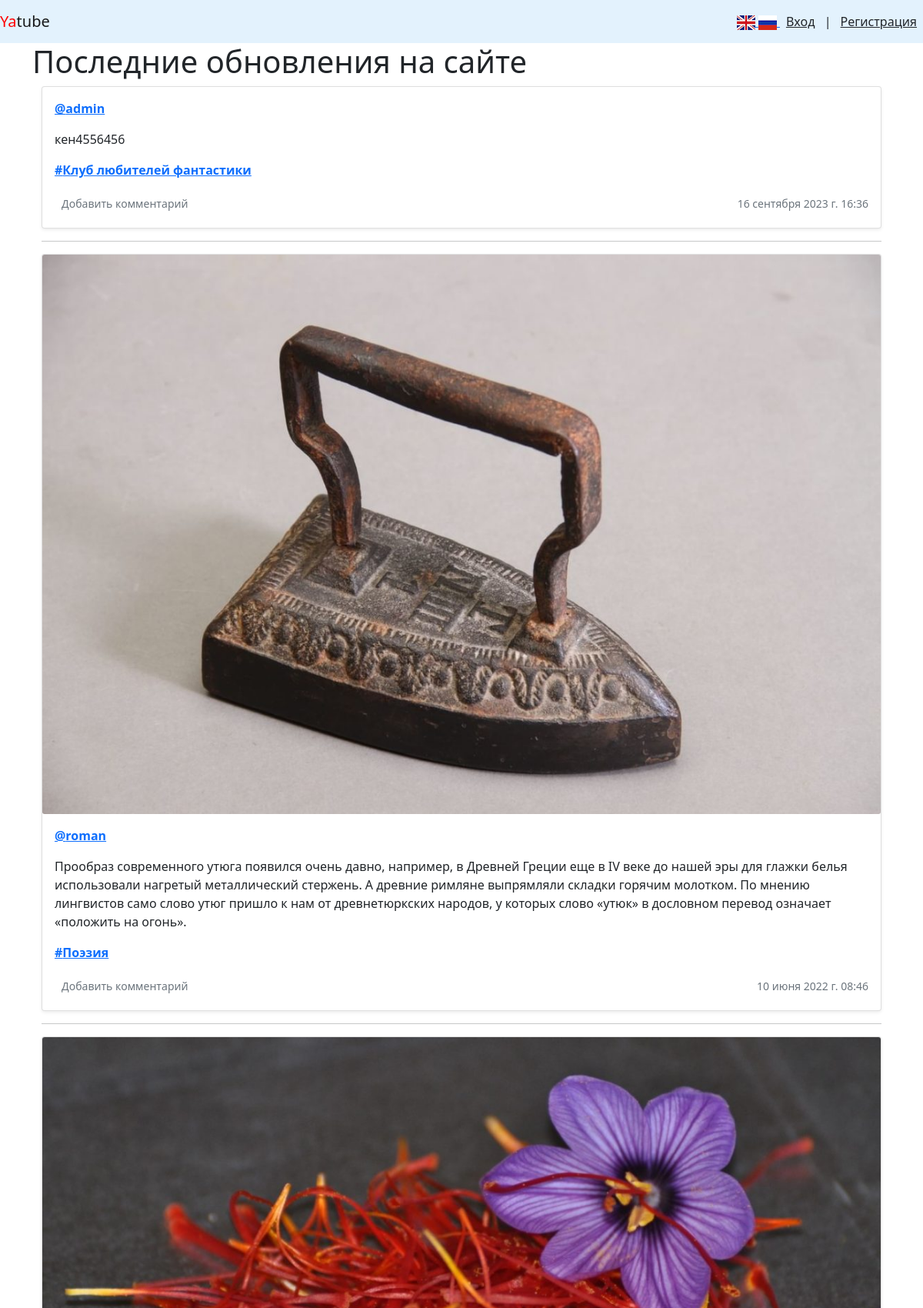
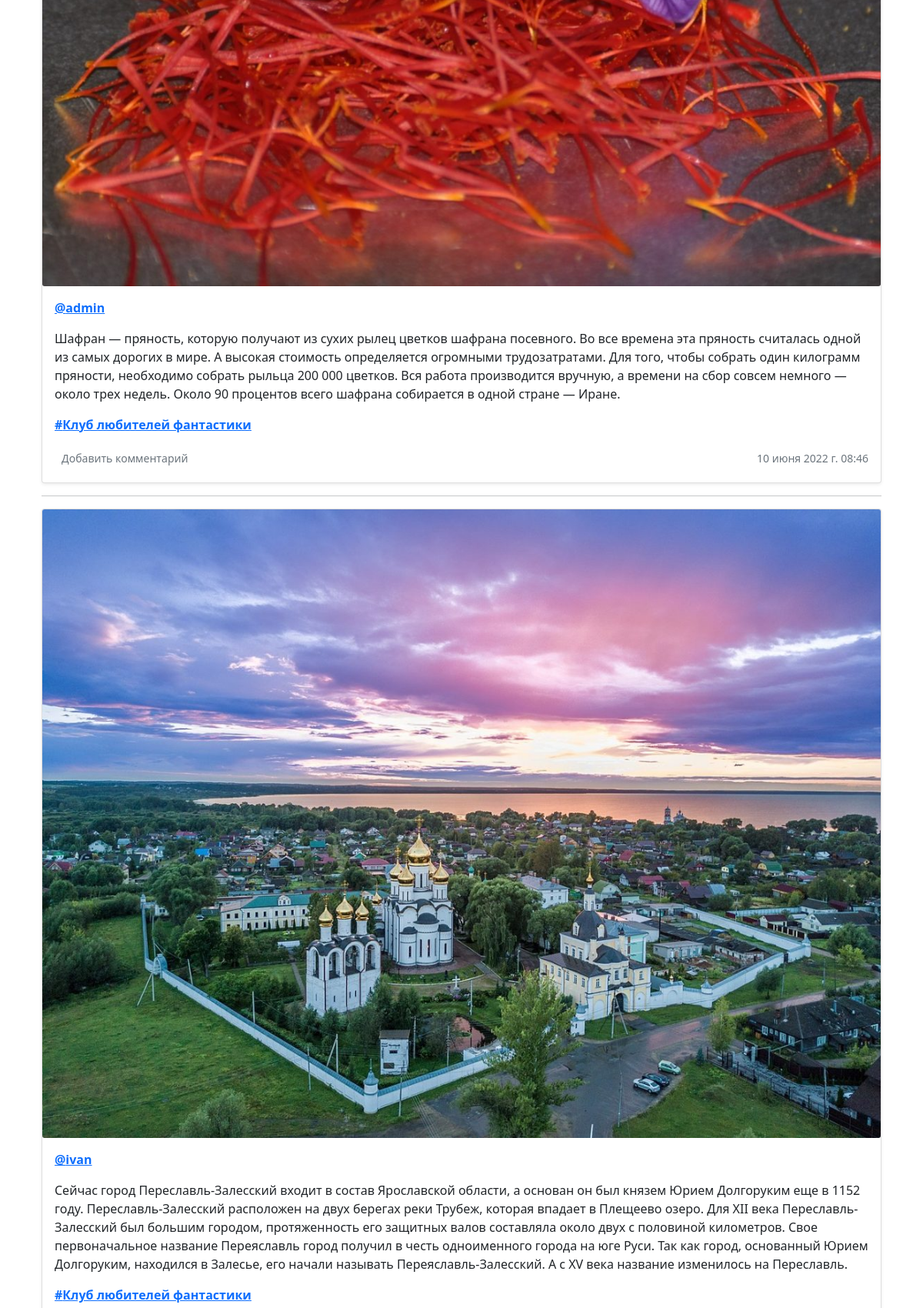
Page /ru/ (upper part) on the committed database (2 pictures, top to bottom).
### posts/models.py (models this page shows, shortened)
class Post(models.Model):
    text = models.TextField(verbose_name=_('Post text'))
    pub_date = models.DateTimeField(
        auto_now_add=True, verbose_name=_('Publication date'), db_index=True
    )
    author = models.ForeignKey(
        User,
        on_delete=models.CASCADE,
        related_name='posts',
        verbose_name=_('Author'),
    )
    group = models.ForeignKey(
        Group,
        on_delete=models.CASCADE,
        related_name='posts',
        null=True,
        blank=True,
        verbose_name=_('Community'),
    )
    image = models.ImageField(upload_to='posts/', blank=True, null=True, verbose_name=_('Image'))
    objects = models.Manager()  # The default manager.
    imaged_objects = ImagedManager()
    class Meta:
        verbose_name = _('Post')
        verbose_name_plural = _('Posts')
        ordering = ['-pub_date']

class Group(models.Model):
    title = models.CharField(max_length=200, verbose_name=_('Title'))
    slug = models.SlugField(unique=True)
    description = models.TextField(verbose_name=_('Description'))
    class Meta:
        verbose_name = _('Community')
        verbose_name_plural = _('Communities')

### posts/views.py (the view)
# urls.py: path('', views.index, name='index'),
@cache_page(20, key_prefix='index')
def index(request):
    posts = (
        Post.objects.select_related('author', 'group')
        .prefetch_related('comments')
        .all()
    )
    paginator = Paginator(posts, 5)
    page_number = request.GET.get('page')
    page = paginator.get_page(page_number)
    return render(
        request, 'index.html', {'page': page, 'paginator': paginator}
    )

### posts/context_processors.py (called while the page is built)
def time(request):
    now = dt.datetime.now().timestamp()
    return {"time": now}

### posts/templatetags/date_filters.py (called while the page is built)
@register.filter
def datetime_ru_long(value: dt) -> str:
    if not isinstance(value, dt):
        return str(value)
    month_name = months[int(value.strftime('%m')) - 1]
    return f"{value.strftime('%d')} {month_name} {value.strftime('%Y')} г. " \
           f"{value.strftime('%H:%M')}"

### posts/templatetags/i18n_switcher.py (called while the page is built)
@register.filter
def switch_i18n(request, language):
    return switch_lang_code(request.get_full_path(), language)

### posts/templatetags/switcher_lang.py (called while the page is built)
def switch_lang_code(path, language):
    lang_codes = [c for (c, name) in settings.LANGUAGES]
    if path == '':
        raise Exception('URL path for language switch is empty')
    elif path[0] != '/':
        raise Exception('URL path for language switch does not start with "/"')
    elif language not in lang_codes:
        raise Exception('%s is not a supported language code' % language)
    parts = path.split('/')
    if parts[1] in lang_codes:
        parts[1] = language
    else:
        parts[0] = "/" + language
    return '/'.join(parts)

### templates/index.html (shortened to what this page needs)
{% extends 'base.html' %}
{% load i18n %}
{% block header %}Последние обновления на сайте{% endblock %}
{% block content %}
    <div class="container">
        {% for post in page %}
            {% include 'include/_post.html' with post=post %}
            {% if not forloop.last %}<hr>{% endif %}
        {% endfor %}
    </div>
{% endblock %}

### templates/include/_post.html (shortened to what this page needs)
{% load date_filters %}
{% load thumbnail %}
{% load pluralize %}
<div class="card mb-3 mt-1 shadow-sm">
    {% thumbnail post.image "960x339" crop="center" upscale=True as im %}
        <img class="card-img" src="{{ im.url }}">
    {% endthumbnail %}
    <div class="card-body">
            <p class="card-text">
                <a href="{% url 'profile' username=post.author.username %}">
                    <strong class="d-block text-gray-dark">@{{ post.author.username }}</strong>
                </a>
                <p>
                    {{ post.text|linebreaksbr }}
                </p>
                {% if post.group %}
                    <a class="card-link muted" href="{% url 'group' post.group.slug %}">
                            <strong class="d-block text-gray-dark">#{{ post.group.title }}</strong>
                    </a>
                {% endif %}
            </p>
            <div class="d-flex justify-content-between align-items-center">
                <div class="btn-group ">
                    <a class="btn btn-sm text-muted" href="{% url 'post' post.author.username post.id %}" role="button">
                        {% if post.comments.exists and request.resolver_match.url_name != 'post' %}
                            {{ post.comments.count }} {{  post.comments.count | rupluralize:'комментарий,комментария,комментариев'}}
                        {% elif request.resolver_match.url_name != 'post' %}
                            Добавить комментарий
                        {% endif %}
                    </a>
                </div>
                <small class="text-muted">{{ post.pub_date|datetime_ru_long }}</small>
            </div>
    </div>
</div>

### rows in the picture
Post: author.username "admin", text "кен4556456", group "Клуб любителей фантастики", shows "Добавить комментарий", pub_date "16 сентября 2023 г. 16:36"
Post: shows a picture, author.username "roman", text "Прообраз современного утюга появился очень давно, например, в Древней Греции еще в IV веке до нашей эры для глажки белья использовали нагретый металлический стержень. А древние римляне выпрямляли складки горячим молотком. По мнению лингвистов само слово утюг пришло к нам от древнетюркских народов, у которых слово «утюк» в дословном перевод означает «положить на огонь».", group "Поэзия", shows "Добавить комментарий", pub_date "10 июня 2022 г. 08:46"
Post: shows a picture, author.username "admin", text "Шафран — пряность, которую получают из сухих рылец цветков шафрана посевного. Во все времена эта пряность считалась одной из самых дорогих в мире. А высокая стоимость определяется огромными трудозатратами. Для того, чтобы собрать один килограмм пряности, необходимо собрать рыльца 200 000 цветков. Вся работа производится вручную, а времени на сбор совсем немного — около трех недель. Около 90 процентов всего шафрана собирается в одной стране — Иране.", group "Клуб любителей фантастики", shows "Добавить комментарий", pub_date "10 июня 2022 г. 08:46"
Post: shows a picture, author.username "ivan", text "Сейчас город Переславль-Залесский входит в состав Ярославской области, а основан он был князем Юрием Долгоруким еще в 1152 году. Переславль-Залесский расположен на двух берегах реки Трубеж, которая впадает в Плещеево озеро. Для XII века Переславль-Залесский был большим городом, протяженность его защитных валов составляла около двух с половиной километров. Свое первоначальное название Переяславль город получил в честь одноименного города на юге Руси. Так как город, основанный Юрием Долгоруким, находился в Залесье, его начали называть Переяславль-Залесский. А с XV века название изменилось на Переславль.", group "Клуб любителей фантастики"
